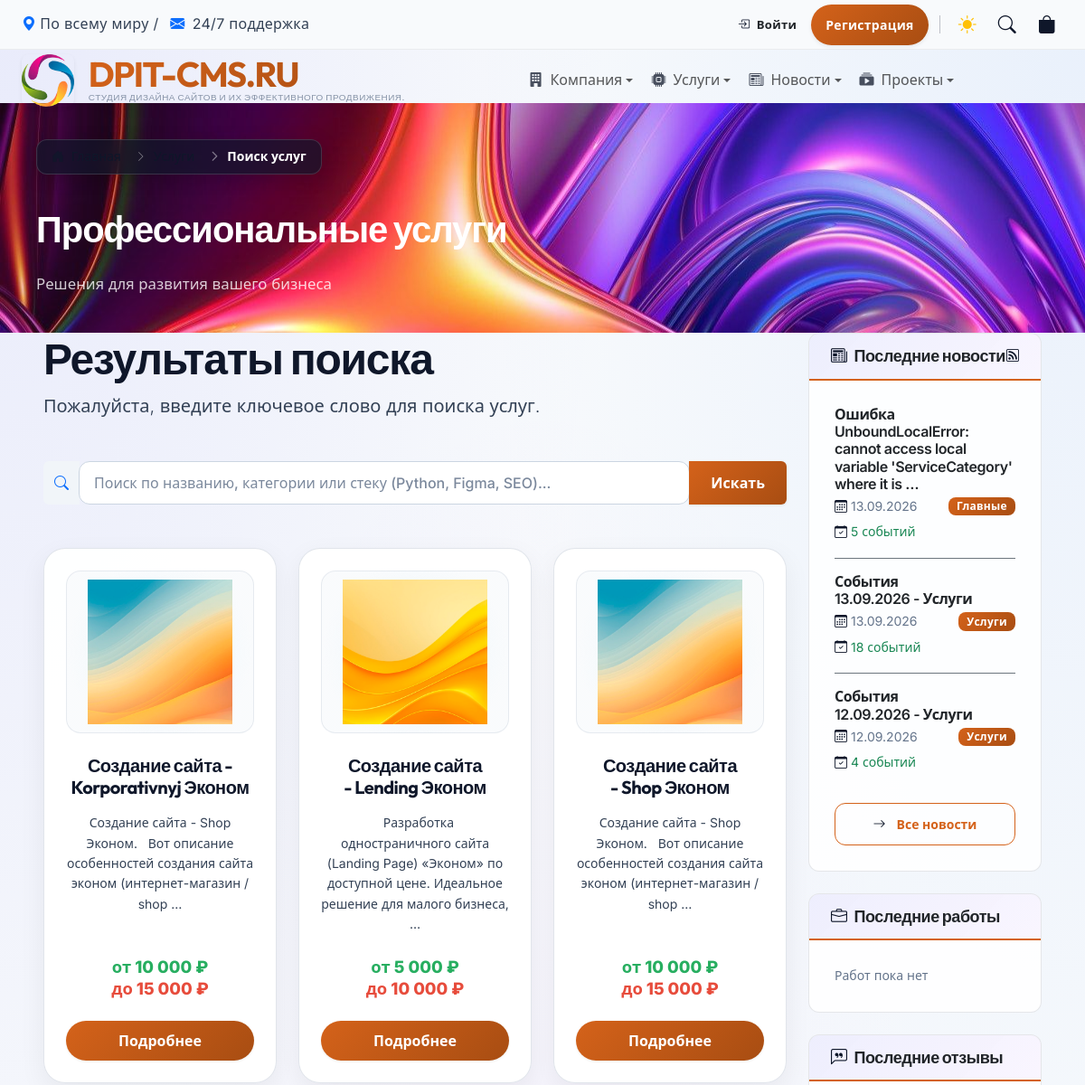
Before: /services/search/ (upper part) with the older database file.
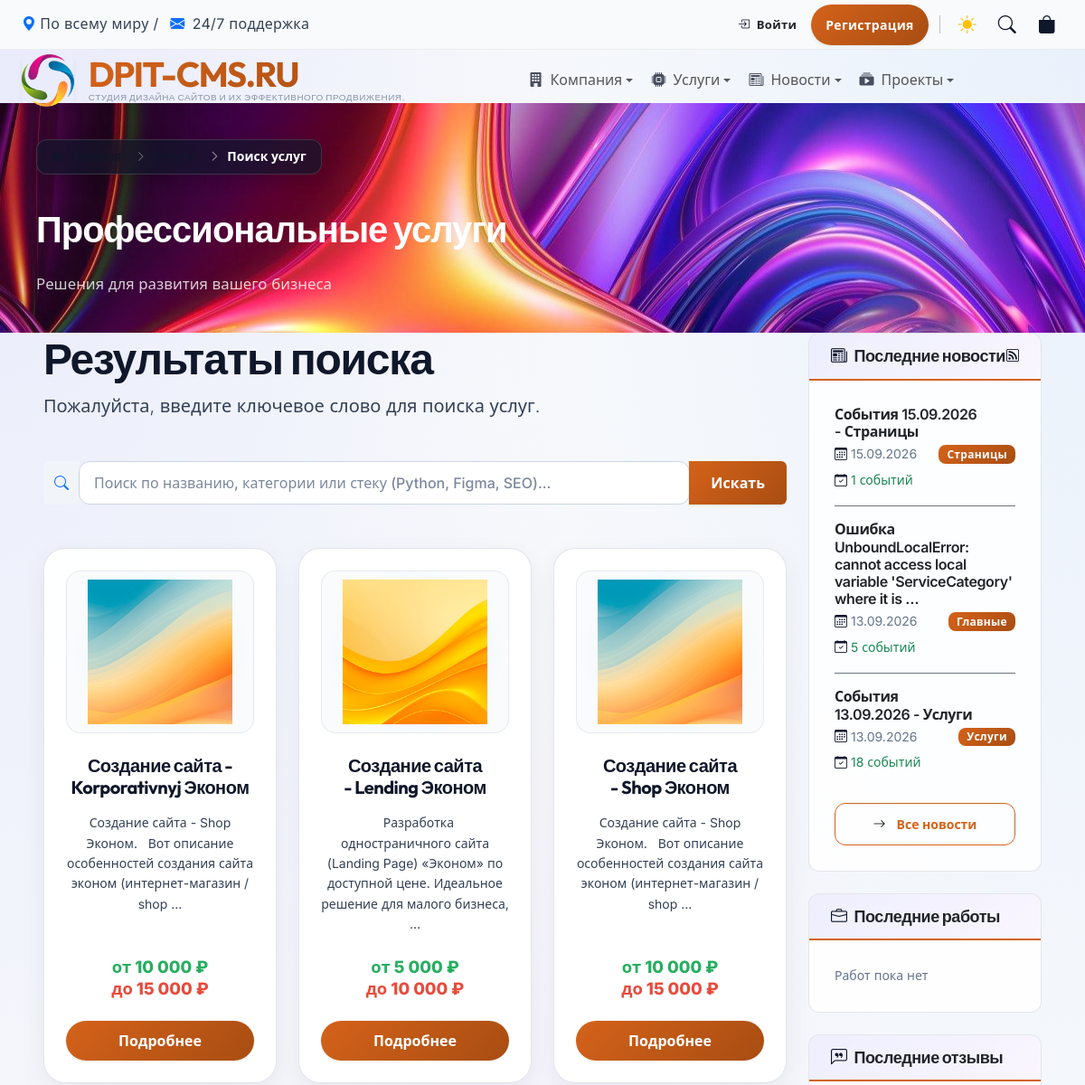
After: the same page with the newer database file.
### services/models.py (models this page shows, shortened)
class Service(ActiveModel, SEOModel, TimestampModel):
    title = models.CharField(
        max_length=200,
        verbose_name=_("Название услуги"),
        help_text=_("Максимальная длина - 200 символов"),
    )
    slug = models.SlugField(
        unique=True,
        verbose_name=_("URL"),
        max_length=200,
        help_text=_("Уникальный идентификатор для URL"),
    )
    icon = models.FileField(
        upload_to=RenameUploadTo("services/icons/"),
        verbose_name=_("Иконка (JPG/GIF/PNG/SVG)"),
        blank=True,
        null=True,
        help_text=_("Рекомендуемый размер: 64x64 или 128x128 пикселей"),
    )
    short_description = HTMLField(
        verbose_name=_("Краткое описание"),
        blank=True,
        help_text=_("Краткое описание для отображения в списках/карточках"),
    )
    description = HTMLField(
        verbose_name=_("Полное описание"),
        default=_("<p>Описание услуги</p>"),
        help_text=_(
            "Подробное описание профиля услуги с использованием форматирования"
        ),
    )
    category = models.ForeignKey(
        ServiceCategory,
        on_delete=models.SET_NULL,
        null=True,
        blank=True,
        related_name="services",
        verbose_name=_("Категория"),
    )
    old_category_tag = models.CharField(
        max_length=100,
        verbose_name=_("Старый Тег (архив)"),
        blank=True,
        help_text=_("Старое текстовое поле категории"),
    )
    technologies = models.ManyToManyField(
        Technology,
        related_name="services",
        verbose_name=_("Стек технологий"),
        blank=True,
        help_text=_("Выберите стек технологий"),
    )
    PRICE_TYPE_CHOICES = [
        ("fixed", _("Фиксированная")),
        ("range", _("От и До")),
        ("contact", _("По договоренности")),
    ]
    price_type = models.CharField(
        max_length=10,
        choices=PRICE_TYPE_CHOICES,
        default="fixed",
        verbose_name=_("Тип ценообразования"),
    )
    price_fixed = models.DecimalField(
        max_digits=12,
        decimal_places=2,
        null=True,
        blank=True,
        verbose_name=_("Фиксированная цена"),
        help_text=_("Итоговая цена (при фиксированной оплате)"),
    )
    price_min = models.DecimalField(
        max_digits=12,
        decimal_places=2,
        null=True,
        blank=True,
        verbose_name=_("Начальная цена (ОТ)"),
        help_text=_("Нижняя граница диапазона"),
    )
    price_max = models.DecimalField(
        max_digits=12,
        decimal_places=2,
        null=True,
        blank=True,
        verbose_name=_("Конечная цена (ДО)"),
        help_text=_("Верхняя граница диапазона"),
    )
    CURRENCY_CHOICES = [
        ("RUB", _("Рубль (₽)")),
        ("USD", _("Доллар ($)")),
        ("EUR", _("Евро (€)")),
        ("KZT", _("Тенге (₸)")),
    ]
    currency = models.CharField(
        max_length=10, choices=CURRENCY_CHOICES, default="RUB", verbose_name=_("Валюта")
    )
    order = models.PositiveIntegerField(
        default=0,
        verbose_name=_("Индекс сортировки"),
        help_text=_("Чем меньше номер, тем выше запись в каталоге"),
    )
    is_popular = models.BooleanField(
        default=False,
        verbose_name=_("Популярная услуга (Хит продаж)"),
        help_text=_("Вывод услуги в спец-блоках с тегом 'популярное'"),
    )
    is_available_for_order = models.BooleanField(
        default=True,
        verbose_name=_("Доступно для заказа"),
        help_text=_(
            "Если отключено, вместо кнопки заказа будет выведено сообщение о временной недоступности"
        ),
    )
    estimated_time = models.CharField(
        max_length=100,
        blank=True,
        verbose_name=_("Сроки выполнения"),
        help_text=_("Например: '2-3 недели', 'до 5 рабочих дней'"),
    )
    views = models.PositiveIntegerField(
        default=0, verbose_name=_("Просмотры"), editable=False
    )
    related_portfolio = models.ManyToManyField(
        "portfolio.Portfolio",
        blank=True,
        related_name="related_services",
        verbose_name=_("Связанные работы из портфолио"),
        help_text=_(
            "Выберите работы, которые будут отображаться как примеры для этой услуги"
        ),
    )
    COMPLEXITY_CHOICES = [
        ("simple", _("Простой")),
        ("medium", _("Средний")),
        ("complex", _("Сложный")),
        ("expert", _("Ультра-кодинг")),
    ]
    complexity_level = models.CharField(
        max_length=50,
        verbose_name=_("Уровень сложности"),
        choices=COMPLEXITY_CHOICES,
        default="medium",
    )
    deliverables = HTMLField(
        verbose_name=_("Что будет в результате"),
        blank=True,
        help_text=_(
            "Результат который отправляется заказчику на руки (файлы, макеты, код)"
        ),
    )
    deliverables_m2m = models.ManyToManyField(
        "Deliverable",
        blank=True,
        related_name="services",
        verbose_name=_("Что вы получите в результате (пункты)"),
        help_text=_(
            "Выберите готовые пункты с подпунктами для отображения в результатах работы"
        ),
    )
    class Meta:
        verbose_name = _("Услуга")
        verbose_name_plural = _("Услуги")
        ordering = ["order", "title"]
        indexes = [
            models.Index(fields=["order", "is_active"], name="srv_ord_act_idx"),
            models.Index(fields=["is_popular", "is_active"], name="srv_pop_act_idx"),
            models.Index(fields=["category", "is_active"], name="srv_cat_act_idx"),
        ]
    @property
    def can_be_ordered(self):
        if not self.is_active:
            return False
        if not self.is_available_for_order:
            return False
        if self.price_type == "fixed" and (
            self.price_fixed is None or self.price_fixed <= 0
        ):
            return False
        return True
    def get_price_display(self):
        symbol = CURRENCY_SYMBOLS.get(self.currency, self.currency)
        if self.price_type == "fixed" and self.price_fixed:
            formatted = f"{self.price_fixed:,.0f}".replace(",", " ")
            return f"{formatted} {symbol}"
        elif self.price_type == "range" and self.price_min and self.price_max:
            min_fmt = f"{self.price_min:,.0f}".replace(",", " ")
            max_fmt = f"{self.price_max:,.0f}".replace(",", " ")
            return format_html(
                '<span style="color: #27ae60; display: block;">от {} {}</span>'
                '<span style="color: #e74c3c; display: block;">до {} {}</span>',
                min_fmt,
                symbol,
                max_fmt,
                symbol,
            )
        elif self.price_type == "contact":
            return _("Определяется индивидуально")
        return _("Уточняйте у менеджера")

### news/models.py (models this page shows, shortened)
class News(ActiveModel, SEOModel, TimestampModel):
    title = models.CharField(max_length=200, verbose_name="Заголовок")
    slug = models.SlugField(unique=True, verbose_name="URL")
    category = models.ForeignKey(
        NewsCategory, on_delete=models.CASCADE, verbose_name="Категория"
    )
    news_date = models.DateField(
        default=timezone.now,
        verbose_name="Дата новости",
        help_text="Дата, к которой относятся события (год, месяц, день)"
    )
    image = models.ImageField(
        upload_to=RenameUploadTo("news/images/"),
        verbose_name="Изображение",
        blank=True,
        null=True
    )
    content = HTMLField(verbose_name="Контент", default="<p>Контент сайта</p>")
    views = models.IntegerField(default=0, verbose_name="Просмотры")
    class Meta:
        verbose_name = "Новость"
        verbose_name_plural = "Новости"
        ordering = ["-news_date", "-created_at"]
        unique_together = [['category', 'news_date']]

class NewsCategory(ActiveModel, SEOModel, HeaderModel):
    name = models.CharField(max_length=100, verbose_name="Название")
    slug = models.SlugField(unique=True, verbose_name="URL")
    logo = models.ImageField(upload_to=RenameUploadTo("news/categories/"), verbose_name="Логотип")
    description = models.TextField(verbose_name="Описание")
    content = HTMLField(verbose_name="Описание на странице", default="<p>Описание</p>")
    order = models.IntegerField(default=0, verbose_name="Порядок")
    class Meta:
        verbose_name = "Категория новостей"
        verbose_name_plural = "Категории новостей"
        ordering = ["order", "name"]

### services/views.py (the view, shortened to what this page needs)
# urls.py: path('search/', views.ServiceSearchView.as_view(), name='search'),
class ServiceSearchView(ListView):
    model = Service
    template_name = 'services/search.html'
    context_object_name = 'services'
    paginate_by = 12
    def get_queryset(self):
        query = self.request.GET.get('q', '').strip()
        queryset = Service.objects.filter(is_active=True)
        return queryset
    def get_context_data(self, **kwargs):
        context = super().get_context_data(**kwargs)
        query = self.request.GET.get('q', '').strip()
        context['query'] = query
        context['results_count'] = self.get_queryset().count()
        return context

### cart/cart.py (called while the page is built, shortened)
    def __iter__(self):
        service_ids = [int(v['item_id']) for k, v in self.cart.items() if v.get('item_type') == 'service']
        portfolio_ids = [int(v['item_id']) for k, v in self.cart.items() if v.get('item_type') == 'portfolio']
        services = Service.objects.filter(id__in=service_ids)
        portfolios = Portfolio.objects.filter(id__in=portfolio_ids)
        available_plans_qs = ServicePricePlan.objects.filter(
            service_id__in=service_ids,
            is_available_for_order=True
        ).prefetch_related('features')
        plans_by_service = {}
        for plan in available_plans_qs:
            plans_by_service.setdefault(plan.service_id, []).append(plan)
        service_dict = {s.id: s for s in services}
        portfolio_dict = {p.id: p for p in portfolios}
        import copy
        cart = copy.deepcopy(self.cart)

    def get_items(self):
        if not hasattr(self, '_items_cache'):
            self._items_cache = list(self.__iter__())
        return self._items_cache

    def __len__(self):
        return sum(item['quantity'] for item in self.get_items())

### cart/context_processors.py (called while the page is built)
def cart(request):
    return {'cart': Cart(request)}

### services/templates/services/search.html (shortened to what this page needs)
{% extends 'base.html' %}
{% load static %}
{% block extra_css %}
<link href="{% static 'services/css/services.css' %}" rel="stylesheet">
{% endblock %}
{% block content %}
<div class="row">
    <div class="col-12 mb-4 animate-left">
        <h1 class="display-5 fw-bold text-gradient mb-2">Результаты поиска</h1>
        {% if query %}
            <p class="lead text-subtle">По запросу «<strong class="service-heading">{{ query }}</strong>» найдено совпадений: <span class="badge bg-primary fs-6">{{ results_count }}</span></p>
        {% else %}
            <p class="lead text-subtle">Пожалуйста, введите ключевое слово для поиска услуг.</p>
        {% endif %}
    </div>
    <div class="col-12 mb-5 animate-left">
        <form action="{% url 'services:search' %}" method="get" class="d-flex gap-2 max-w-lg">
            <div class="input-group">
                <span class="input-group-text services-btn-inactive-bg border-0"><i class="bi bi-search text-primary"></i></span>
                <input type="text" name="q" value="{{ query }}" class="form-control services-search-input py-2 shadow-none" placeholder="Поиск по названию, категории или стеку (Python, Figma, SEO)...">
                <button type="submit" class="btn btn-primary rounded-end px-4">Искать</button>
            </div>
        </form>
    </div>
    <div class="col-12">
        <div class="row g-4">
            {% for service in services %}
            <div class="col-lg-4 col-md-6">
                <div class="service-card-modern p-4 h-100 d-flex flex-column text-center position-relative {% if not service.can_be_ordered %}opacity-90{% endif %}">
                    <div class="service-card-icon-wrapper mb-4 d-flex align-items-center justify-content-center mx-auto" style="width: 100%; height: 180px;">
                        {% if service.icon %}
                            <img src="{{ service.icon.url }}" alt="{{ service.title }}" style="max-width: 100%; max-height: 160px; object-fit: contain;">
                        {% else %}
                            <div class="text-primary">
                                <i class="bi bi-cpu display-3"></i>
                            </div>
                        {% endif %}
                    </div>
                    <h3 class="h5 fw-bold mb-3 service-heading">{{ service.title }}</h3>
                    <p class="small text-subtle mb-4 flex-grow-1" style="line-height: 1.6;">
                        {{ service.short_description|striptags|truncatewords:15|safe }}
                    </p>
                    <div class="price-display-lg mb-4">
                        {{ service.get_price_display }}
                    </div>
                    <div class="d-flex flex-column gap-2 mt-auto">
                        <a href="{% url 'services:detail' service.slug %}" class="btn btn-primary w-100 rounded-pill py-2">Подробнее</a>
                    </div>
                </div>
            </div>
            {% endfor %}
        </div>
    </div>
</div>
{% endblock %}

### templates/includes/sidebar/block_news.html
<div class="sidebar-card mb-4">
    <div class="sidebar-header d-flex justify-content-between align-items-center">
        <h5 class="mb-0 text-body"><i class="bi bi-newspaper me-2"></i>Последние новости</h5>
        <a href="{% url 'news:feed' %}" class="text-muted small" title="RSS лента">
            <i class="bi bi-rss"></i>
        </a>
    </div>
    <div class="card-body">
        {% for latest in latest_news %}
        <div class="mb-3 pb-3 {% if not forloop.last %}border-bottom border-secondary{% endif %}">
            <h6 class="fw-semibold mb-1">
                <a href="{% url 'news:detail' latest.slug %}" class="text-body text-decoration-none hover-primary">
                    {{ latest.title|truncatewords:10 }}
                </a>
            </h6>
            <div class="d-flex justify-content-between align-items-center">
                <small class="text-muted">
                    <i class="bi bi-calendar3 me-1"></i>{{ latest.news_date|date:"d.m.Y" }}
                </small>
                <span class="badge badge-category-name bg-primary">
                    {{ latest.category.name }}
                </span>
            </div>
            {% if latest.events.count > 0 %}
            <div class="mt-1">
                <small class="text-success">
                    <i class="bi bi-calendar-check me-1"></i>{{ latest.events.count }} событий
                </small>
            </div>
            {% endif %}
        </div>
        {% empty %}
        <p class="text-muted mb-0 small">Новости пока не опубликованы</p>
        {% endfor %}
        {% if latest_news %}
        <div class="text-center mt-2">
            <a href="{% url 'news:list' %}" class="btn btn-sm btn-outline-primary w-100">
                <i class="bi bi-arrow-right me-1"></i>Все новости
            </a>
        </div>
        {% endif %}
    </div>
</div>

Changed rows visible on the page:
no longer on this page (row unchanged): News: title "События 12.09.2026 - Услуги", news_date "12.09.2026", category.name "Услуги", events.count "4"
added News: title "События 15.09.2026 - Страницы", news_date "15.09.2026", category.name "Страницы", events.count "1"
